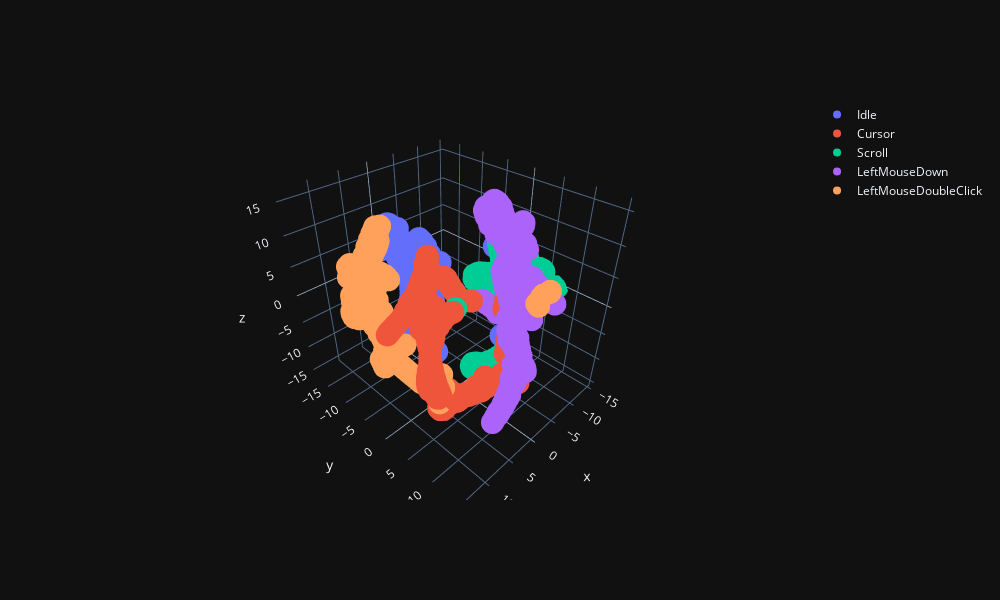

Notebook cell for this chart:
### Markdown cell above
## 3D

### Code cell
fig_3d_tsne = go.Figure()

totalClasses = list(
    label.unique()
    )



for class_name in totalClasses:
    indices = (label == class_name)
    fig_3d_tsne.add_trace(
        go.Scatter3d(
            x = features_tnse[indices, 0],
            y = features_tnse[indices, 1],
            z = features_tnse[indices, 2],
            mode= 'markers',
            name=class_name
            )
        
    )

fig_3d_tsne.update_layout(margin=dict( l=100,r=100,b=100,t=100),width=1000,height=600)                 

fig_3d_tsne.layout.template = 'plotly_dark'
fig_3d_tsne.show()

### Figure 1 — Plotly figure (JSON) as saved in the notebook; plotly's stock layout.template omitted (floating-point values rounded to 4 significant figures; data arrays with more than 128 entries replaced by an {"elided": "..."} marker saying what was removed)
{"data": [{"mode": "markers", "name": "Idle", "type": "scatter3d", "x": {"elided": "396 float values"}, "y": {"elided": "396 float values"}, "z": {"elided": "396 float values"}}, {"mode": "markers", "name": "Cursor", "type": "scatter3d", "x": {"elided": "363 float values"}, "y": {"elided": "363 float values"}, "z": {"elided": "363 float values"}}, {"mode": "markers", "name": "Scroll", "type": "scatter3d", "x": {"elided": "370 float values"}, "y": {"elided": "370 float values"}, "z": {"elided": "370 float values"}}, {"mode": "markers", "name": "LeftMouseDown", "type": "scatter3d", "x": {"elided": "339 float values"}, "y": {"elided": "339 float values"}, "z": {"elided": "339 float values"}}, {"mode": "markers", "name": "LeftMouseDoubleClick", "type": "scatter3d", "x": {"elided": "283 float values"}, "y": {"elided": "283 float values"}, "z": {"elided": "283 float values"}}], "layout": {"height": 600, "margin": {"b": 100, "l": 100, "r": 100, "t": 100}, "width": 1000}}
